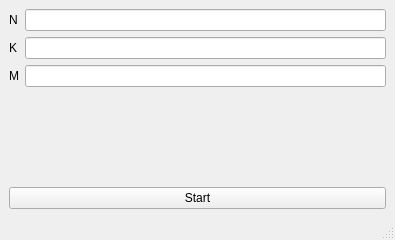
<?xml version="1.0" encoding="UTF-8"?>
<ui version="4.0">
 <class>MainWindow</class>
 <widget class="QMainWindow" name="MainWindow">
  <property name="geometry">
   <rect>
    <x>0</x>
    <y>0</y>
    <width>395</width>
    <height>240</height>
   </rect>
  </property>
  <property name="windowTitle">
   <string>Lab0</string>
  </property>
  <widget class="QWidget" name="centralwidget">
   <layout class="QVBoxLayout" name="verticalLayout_2">
    <item>
     <layout class="QFormLayout" name="formLayout">
      <item row="1" column="0">
       <widget class="QLabel" name="K_label">
        <property name="text">
         <string>K</string>
        </property>
       </widget>
      </item>
      <item row="0" column="0">
       <widget class="QLabel" name="N_label">
        <property name="text">
         <string>N</string>
        </property>
       </widget>
      </item>
      <item row="2" column="0">
       <widget class="QLabel" name="M_label">
        <property name="text">
         <string>M</string>
        </property>
       </widget>
      </item>
      <item row="0" column="1">
       <widget class="QLineEdit" name="N_input"/>
      </item>
      <item row="1" column="1">
       <widget class="QLineEdit" name="K_input"/>
      </item>
      <item row="2" column="1">
       <widget class="QLineEdit" name="M_input"/>
      </item>
     </layout>
    </item>
    <item>
     <layout class="QVBoxLayout" name="verticalLayout">
      <item>
       <widget class="QPushButton" name="start_button">
        <property name="text">
         <string>Start</string>
        </property>
       </widget>
      </item>
     </layout>
    </item>
   </layout>
  </widget>
  <widget class="QStatusBar" name="statusbar"/>
 </widget>
 <resources/>
 <connections/>
</ui>
